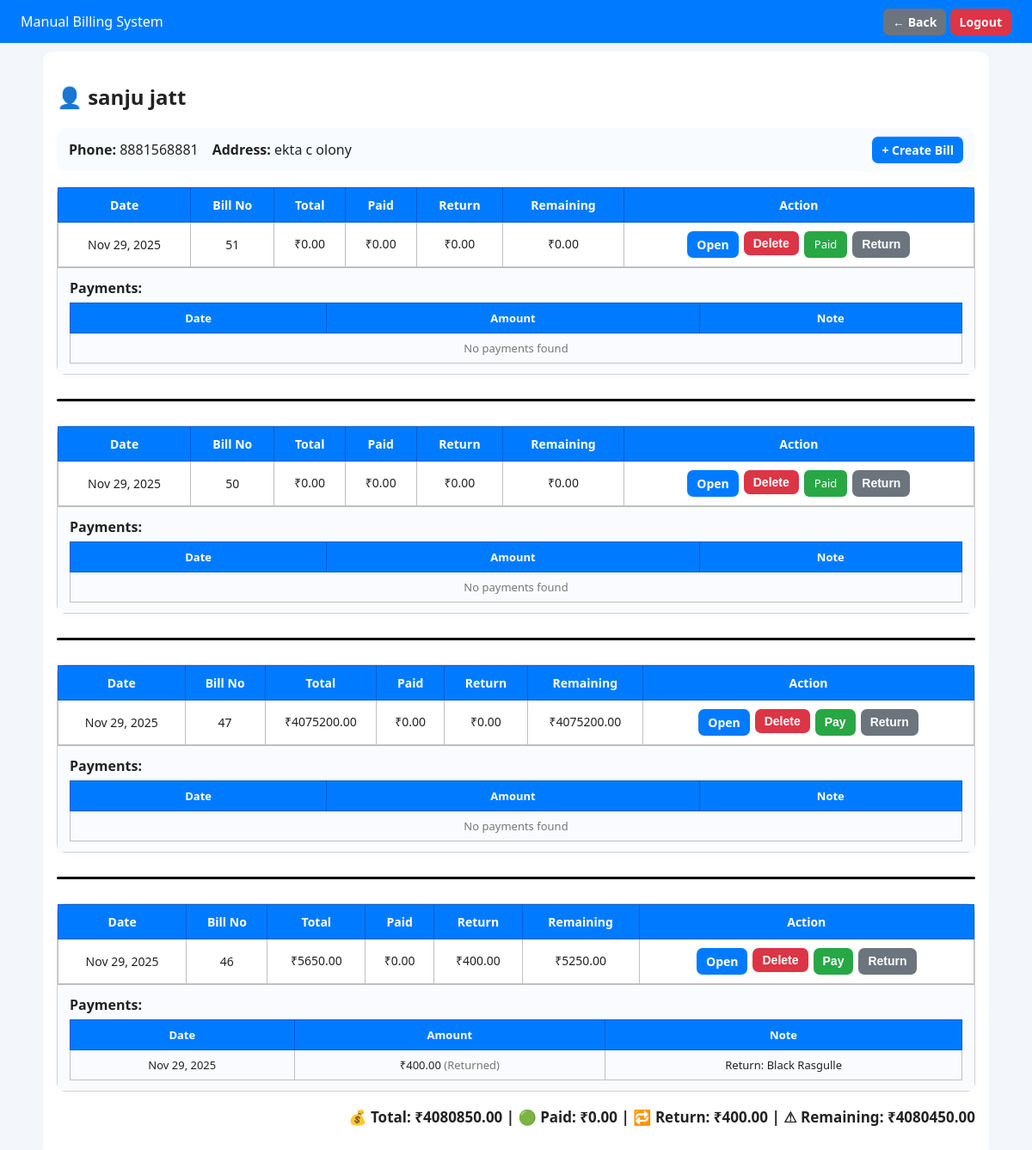
The page /customer/26/ (signed in) on the database its author committed.
### bills/models.py (models this page shows, shortened)
class Customer(models.Model):
    name = models.CharField(max_length=200, unique=True)
    phone = models.CharField(max_length=15, blank=True, null=True)
    address = models.TextField(blank=True, null=True)
    created_at = models.DateTimeField(auto_now_add=True)
    total_amount = models.DecimalField(max_digits=12, decimal_places=2, default=Decimal('0.00'))
    paid_amount = models.DecimalField(max_digits=12, decimal_places=2, default=Decimal('0.00'))
    remaining_amount = models.DecimalField(max_digits=12, decimal_places=2, default=Decimal('0.00'))
    class Meta:
        ordering = ['name']

class Bill(models.Model):
    customer = models.ForeignKey(Customer, on_delete=models.SET_NULL, null=True, blank=True)
    customer_name = models.CharField(max_length=255, blank=True, null=True)
    phone = models.CharField(max_length=20, blank=True, null=True)
    date = models.DateField(default=timezone.now)
    bill_no = models.IntegerField(default=1)
    packing_qty = models.IntegerField(blank=True, null=True)
    packing_rate = models.DecimalField(max_digits=10, decimal_places=2, blank=True, null=True)
    packing_reason = models.CharField(max_length=255, blank=True, null=True)
    extra_reason = models.CharField(max_length=255, blank=True, null=True)
    extra_amount = models.DecimalField(max_digits=10, decimal_places=2, default=0)
    total_amount = models.DecimalField(max_digits=12, decimal_places=2, default=0)
    paid_amount = models.DecimalField(max_digits=12, decimal_places=2, default=0)
    returned_amount = models.DecimalField(max_digits=12, decimal_places=2, default=0)
    is_paid = models.BooleanField(default=False)
    paid_date = models.DateTimeField(null=True, blank=True)
    paid_by = models.ForeignKey(settings.AUTH_USER_MODEL, null=True, blank=True, on_delete=models.SET_NULL)
    class Meta:
        ordering = ['-date', '-bill_no']

class Payment(models.Model):
    bill = models.ForeignKey(Bill, related_name='payments', on_delete=models.CASCADE)
    amount = models.DecimalField(max_digits=12, decimal_places=2)
    date = models.DateField(default=timezone.now)
    note = models.CharField(max_length=200, blank=True, null=True)

### bills/views.py (the view)
# urls.py: path('customer/<int:customer_id>/', views.customer_detail, name='customer_detail'),
@login_required
def customer_detail(request, customer_id):
    customer = get_object_or_404(Customer, id=customer_id)
    bills_qs = Bill.objects.filter(customer=customer).order_by('-date', '-bill_no')
    bills = []
    total_amt = total_paid = total_return = total_rem = Decimal('0.00')
    for b in bills_qs:
        total = Decimal(str(b.total_amount or 0))
        positive_paid = b.payments.filter(amount__gt=0).aggregate(sum=Sum("amount"))['sum'] or Decimal('0')
        returns_total = abs(b.payments.filter(amount__lt=0).aggregate(sum=Sum("amount"))['sum'] or Decimal('0'))
        remaining = max(total - positive_paid - returns_total, 0)
        b.amount_display = total
        b.paid_display = positive_paid
        b.return_display = returns_total        # 🔥 सही variable
        b.remaining_display = remaining
        bills.append(b)
        total_amt += total
        total_paid += positive_paid
        total_return += returns_total
        total_rem += remaining
    return render(request, "bills/customer_detail.html", {
        "customer": customer,
        "bills": bills,
        "total_amount": total_amt,
        "total_paid": total_paid,
        "total_return": total_return,     # 🔥 summary में भी भेजा
        "total_remaining": total_rem,
    })

### bills/templates/bills/customer_detail.html (shortened to what this page needs)
<!DOCTYPE html>
<html lang="en">
<head>
</head>
<body>
<div class="navbar">
  Manual Billing System
  <div>
    <a href="{% url 'view_customers' %}" class="btn btn-secondary">← Back</a>
    <a href="{% url 'logout' %}" class="btn btn-danger">Logout</a>
  </div>
</div>
<div class="container">
<h2>👤 {{ customer.name }}</h2>
<div class="header-card">
  <div><b>Phone:</b> {{ customer.phone|default:"—" }}</div>
  <div><b>Address:</b> {{ customer.address|default:"—" }}</div>
  <div style="margin-left:auto">
    <a href="{% url 'create_bill' %}?customer={{ customer.name|urlencode }}" class="btn btn-primary">+ Create Bill</a>
  </div>
</div>
{% if bills %}
  {% for b in bills %}
  <div class="bill-card">
    <table class="bill-header-table">
      <thead>
        <tr>
          <th>Date</th>
          <th>Bill No</th>
          <th>Total</th>
          <th>Paid</th>
          <th>Return</th>
          <th>Remaining</th>
          <th>Action</th>
        </tr>
      </thead>
      <tbody>
        <tr>
          <td>{{ b.date|date:"M d, Y" }}</td>
          <td>{{ b.bill_no }}</td>
          <td>₹{{ b.amount_display|floatformat:2 }}</td>
          <td>₹{{ b.paid_display|floatformat:2 }}</td>
          <td>₹{{ b.return_display|floatformat:2 }}</td>
          <td>₹{{ b.remaining_display|floatformat:2 }}</td>
          <td>
            <div class="actions">
              <a href="{% url 'generate_bill' b.id %}" class="btn btn-primary btn-sm">Open</a>
              <form method="post" action="{% url 'delete_bill' b.id %}">
                <button class="btn btn-danger btn-sm" onclick="return confirm('Delete Bill?')">Delete</button>
              </form>
              {% if b.remaining_display > 0 %}
                <button class="btn btn-paid btn-sm" onclick="openPayModal('{{ b.id }}','{{ b.remaining_display }}','{{ b.bill_no }}')">Pay</button>
              {% else %}
                <span class="badge-paid">Paid</span>
              {% endif %}
              <button class="btn btn-secondary btn-sm" onclick="openRefundModal('{{ b.id }}','{{ b.bill_no }}','{{ b.remaining_display }}')">Return</button>
            </div>
          </td>
        </tr>
      </tbody>
    </table>
    <div class="payments-wrap">
      <div class="payments-title">Payments:</div>
      <table class="payments-table">
        <thead>
          <tr><th>Date</th><th>Amount</th><th>Note</th></tr>
        </thead>
        <tbody>
        {% for p in b.payments.all %}
          <tr>
            <td>{{ p.date|date:"M d, Y" }}</td>
            <td>
              {% if p.amount < 0 %}
                ₹{{ p.amount|floatformat:2|cut:"-" }} <span class="muted">(Returned)</span>
              {% else %}
                ₹{{ p.amount|floatformat:2 }}
              {% endif %}
            </td>
            <td>{{ p.note|default:"—" }}</td>
          </tr>
        {% empty %}
          <tr><td colspan="3" class="muted">No payments found</td></tr>
        {% endfor %}
        </tbody>
      </table>
    </div>
  </div>
  {% if not forloop.last %}
    <hr class="bill-divider">
  {% endif %}
  {% endfor %}
  <h3 style="text-align:right; font-size:17px; margin-top:12px">
    💰 Total: ₹{{ total_amount|floatformat:2 }} |
    🟢 Paid: ₹{{ total_paid|floatformat:2 }} |
    🔁 Return: ₹{{ total_return|floatformat:2 }} |
    ⚠ Remaining: ₹{{ total_remaining|floatformat:2 }}
  </h3>
{% else %}
  <p class="muted">No bills found.</p>
{% endif %}
</div>

### bills/templates/bills/customer_detail.html (style rules this page uses)
:root { --blue:#007bff; --danger:#dc3545; --green:#28a745; --muted:#777; --card-bg:#f8fbff; --page-bg:#f3f6fa; }
body { font-family:"Segoe UI"; background:var(--page-bg); margin:0; color:#222 }
.navbar { background:var(--blue); color:#fff; padding:14px 24px; display:flex; justify-content:space-between; align-items:center; flex-wrap:wrap }
.container { width:100%; max-width:1100px; margin:10px auto; background:#fff; border-radius:12px; padding:16px; box-sizing:border-box; }
.header-card { background:var(--card-bg); padding:14px; border-radius:10px; display:flex; gap:16px; flex-wrap:wrap; margin-bottom:18px; }
.bill-card { background:#ffffff; border-radius:10px; border:1px solid #d2d2d2; margin-bottom:18px; box-shadow:0 2px 6px rgba(0,0,0,.03); }
.bill-header-table { width:100%; border-collapse:collapse; }
.bill-header-table thead th { background:var(--blue); color:#fff; padding:10px; text-align:center; font-size:14px; border:1px solid #005bd1; }
.bill-header-table tbody td { border:1px solid #bfbfbf; padding:10px; text-align:center; font-size:14px; }
.bill-header-table tbody td:nth-child(3), .bill-header-table tbody td:nth-child(4), .bill-header-table tbody td:nth-child(5), .bill-header-table tbody td:nth-child(6) { max-width: 72px; word-break: break-word; white-space: normal; line-height: 1.25rem; }
.payments-wrap { background:#f9fbff; border-top:1px solid #bfbfbf; padding:12px 14px; }
.payments-title { font-weight:600; margin-bottom:6px; }
.payments-table { width:100%; border-collapse:collapse; font-size:13px }
.payments-table thead th { background:var(--blue); color:#fff; padding:8px; text-align:center; border:1px solid #005bd1; }
.payments-table tbody td { border:1px solid #bfbfbf; padding:8px; text-align:center; }
.btn { padding:6px 11px; border-radius:7px; text-decoration:none; font-weight:600; cursor:pointer; color:#fff; font-size:14px; border:none }
.btn-primary { background:var(--blue) }
.btn-danger { background:var(--danger) }
.btn-secondary { background:#6c757d }
.btn-paid { background:var(--green) }
.badge-paid { background:var(--green); color:#fff; padding:6px 12px; border-radius:6px; font-size:13px }
.muted { color:var(--muted) }
.actions { display:flex;gap:6px;justify-content:center;flex-wrap:wrap }
.bill-divider { border:0; height:3px; background:#000; border-radius:6px; margin:28px 0; }

### rows shown on the page
Customer: name "sanju jatt", phone "8881568881", address "ekta c olony"
Bill: date "Nov 29, 2025", bill_no "51", amount_display "0.00", paid_display "0.00", return_display "0.00", remaining_display "0.00", shows "Paid"
Bill: date "Nov 29, 2025", bill_no "50", amount_display "0.00", paid_display "0.00", return_display "0.00", remaining_display "0.00", shows "Paid"
Bill: date "Nov 29, 2025", bill_no "47", amount_display "4075200.00", paid_display "0.00", return_display "0.00", remaining_display "4075200.00"
Bill: date "Nov 29, 2025", bill_no "46", amount_display "5650.00", paid_display "0.00", return_display "400.00", remaining_display "5250.00"
Payment: date "Nov 29, 2025", amount "400.00", note "Return: Black Rasgulle"

### other values the page prints
{{ total_amount|floatformat:2 }} "4080850.00"
{{ total_paid|floatformat:2 }} "0.00"
{{ total_return|floatformat:2 }} "400.00"
{{ total_remaining|floatformat:2 }} "4080450.00"
